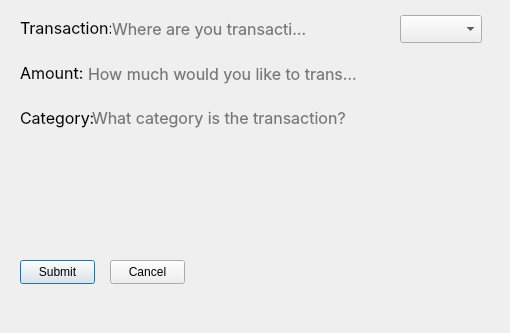
<?xml version="1.0" encoding="UTF-8"?>
<ui version="4.0">
 <class>makeTran</class>
 <widget class="QDialog" name="makeTran">
  <property name="geometry">
   <rect>
    <x>0</x>
    <y>0</y>
    <width>510</width>
    <height>333</height>
   </rect>
  </property>
  <property name="windowTitle">
   <string>Dialog</string>
  </property>
  <widget class="QLabel" name="label">
   <property name="geometry">
    <rect>
     <x>20</x>
     <y>20</y>
     <width>91</width>
     <height>16</height>
    </rect>
   </property>
   <property name="styleSheet">
    <string notr="true">font-size: 16px;
font-family: inter;</string>
   </property>
   <property name="text">
    <string>Transaction:</string>
   </property>
  </widget>
  <widget class="QLineEdit" name="txt_transaction">
   <property name="geometry">
    <rect>
     <x>110</x>
     <y>15</y>
     <width>201</width>
     <height>28</height>
    </rect>
   </property>
   <property name="styleSheet">
    <string notr="true">background: transparent;
border: none;
font-size: 16px;
font-family:inter;
color:black;</string>
   </property>
   <property name="text">
    <string/>
   </property>
   <property name="placeholderText">
    <string>Where are you transacting?</string>
   </property>
  </widget>
  <widget class="QLabel" name="label_2">
   <property name="geometry">
    <rect>
     <x>20</x>
     <y>65</y>
     <width>91</width>
     <height>16</height>
    </rect>
   </property>
   <property name="styleSheet">
    <string notr="true">font-size: 16px;
font-family: inter;</string>
   </property>
   <property name="text">
    <string>Amount:</string>
   </property>
  </widget>
  <widget class="QLineEdit" name="txt_amount">
   <property name="geometry">
    <rect>
     <x>86</x>
     <y>60</y>
     <width>281</width>
     <height>28</height>
    </rect>
   </property>
   <property name="styleSheet">
    <string notr="true">background: transparent;
border: none;
font-size: 16px;
font-family:inter;
color:black;</string>
   </property>
   <property name="text">
    <string/>
   </property>
   <property name="placeholderText">
    <string>How much would you like to transact?</string>
   </property>
  </widget>
  <widget class="QLineEdit" name="txt_category">
   <property name="geometry">
    <rect>
     <x>90</x>
     <y>104</y>
     <width>281</width>
     <height>28</height>
    </rect>
   </property>
   <property name="styleSheet">
    <string notr="true">background: transparent;
border: none;
font-size: 16px;
font-family:inter;
color:black;</string>
   </property>
   <property name="text">
    <string/>
   </property>
   <property name="placeholderText">
    <string>What category is the transaction?</string>
   </property>
  </widget>
  <widget class="QLabel" name="label_3">
   <property name="geometry">
    <rect>
     <x>20</x>
     <y>107</y>
     <width>91</width>
     <height>21</height>
    </rect>
   </property>
   <property name="styleSheet">
    <string notr="true">font-size: 16px;
font-family: inter;</string>
   </property>
   <property name="text">
    <string>Category:</string>
   </property>
  </widget>
  <widget class="QPushButton" name="pushButton">
   <property name="geometry">
    <rect>
     <x>20</x>
     <y>260</y>
     <width>75</width>
     <height>24</height>
    </rect>
   </property>
   <property name="text">
    <string>Submit</string>
   </property>
  </widget>
  <widget class="QPushButton" name="pushButton_2">
   <property name="geometry">
    <rect>
     <x>110</x>
     <y>260</y>
     <width>75</width>
     <height>24</height>
    </rect>
   </property>
   <property name="text">
    <string>Cancel</string>
   </property>
  </widget>
  <widget class="QComboBox" name="comboBox">
   <property name="geometry">
    <rect>
     <x>400</x>
     <y>15</y>
     <width>82</width>
     <height>28</height>
    </rect>
   </property>
  </widget>
 </widget>
 <resources/>
 <connections/>
</ui>
